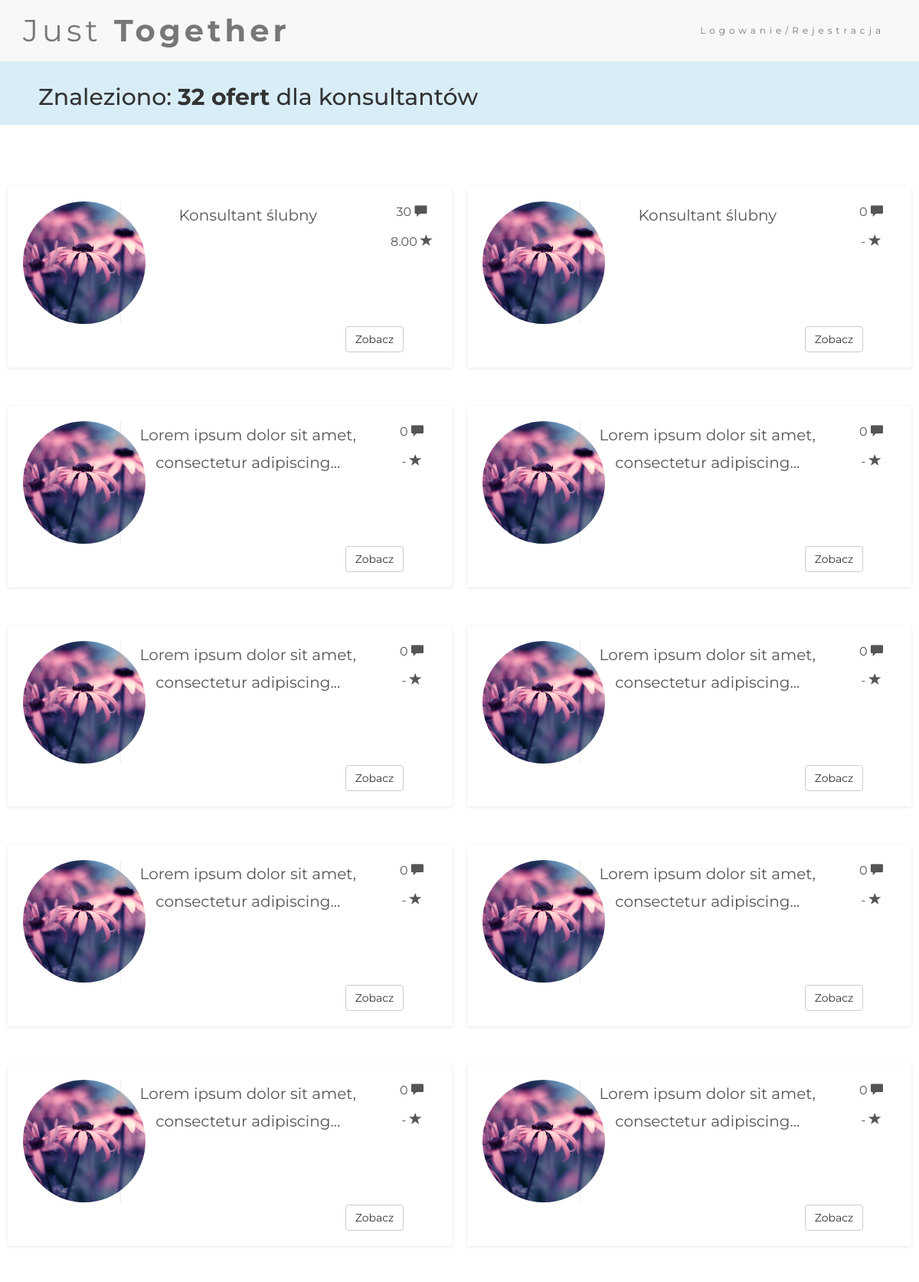
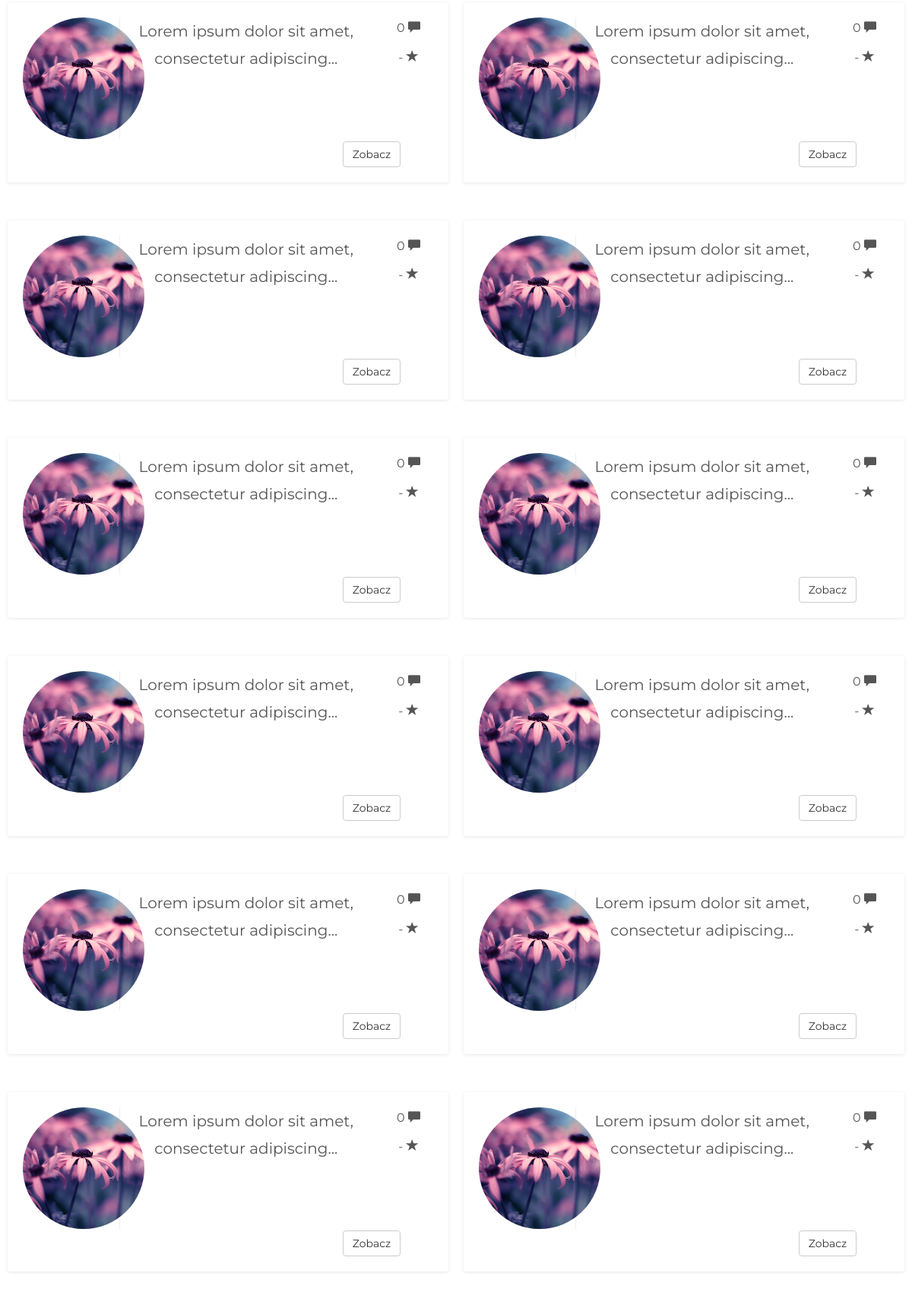
Page /main.php?type=consultant_details (upper part) on the committed database (2 pictures, top to bottom).
### tables this page shows
CREATE TABLE `consultant_details` (
  `id` int(11) NOT NULL,
  `first_name` varchar(32) NOT NULL,
  `last_name` varchar(32) NOT NULL,
  `description` varchar(512) DEFAULT NULL,
  `price` float DEFAULT NULL,
  `state` varchar(128) DEFAULT NULL,
  `city` varchar(128) DEFAULT NULL,
  `street` varchar(128) DEFAULT NULL,
  `img_src` varchar(128) DEFAULT NULL
);

### weselaPAW/main_display.php (the view)
<?php
class main_display
{
    public function displayOfferBlock($desc, $path, $id, $type, $last, $commentsAmount, $rate)
    {
        if ($last) {
            $col = 12;
        } else {
            $col = 6;
        }
        if ($rate == '') {
            $rate = '-';
        }
        if (strlen($desc) > 60) {
            $desc = substr($desc, 0, 50) . '...';
        }
        echo '<div class="col-md-' . $col . '" style="padding: 10px;">
    <div class="form-group">
        <div class="card-box">
            <div class="row">
                <div class="col-md-3" style="border-right: 1px solid #eee;">
                    <img src="' . $path . '"
                         class="img-circle">
                </div>
                <div class="col-md-7">' . $desc . '</div>
                <div class="col-md-2">
                    <p> ' . $commentsAmount . ' <span class="glyphicon glyphicon-comment" data-toggle="tooltip" data-placement="right"
                                title="Komentarzy"></span></p>
                    <p> ' . $rate . ' <span class="glyphicon glyphicon-star" data-toggle="tooltip" data-placement="right"
                                 title="Ocena"></span></p>
                </div>
            </div>
            <a href="offert.php?type=' . $type . '&id=' . $id . '">
                <button type="button" class="btn btn-default" style="margin-left: 70%;">Zobacz</button>
            </a>
        </div>
    </div>
</div>';
    }
}

### main.php (shortened to what this page needs)
<?php
require('weselaPAW/functions.php');
require('weselaPAW/main_display.php');
$functions = new functions('PDO');
$main_display = new main_display();
$type = $_GET['type'];
$type_name = "";
$comments = '';
$conIdWithMainTable = '';
if ($type == 'consultant_details') {
    $type_name = "konsultantów";
    $comments = "consultant_reviews";
    $conIdWithMainTable = 'consultant_id';
} elseif ($type == 'couple_transport_details') {
    $type_name = "tranportu dla par";
    $comments = "couple_transport_reviews";
    $conIdWithMainTable = 'couple_transport_id';
} elseif ($type == 'guest_transport_details') {
    $type_name = "transportu dla gości";
    $comments = "guest_transport_reviews";
    $conIdWithMainTable = 'guest_transport_id';
} elseif ($type == 'music_details') {
    $type_name = "muzyki";
    $comments = "music_reviews";
    $conIdWithMainTable = 'music_id';
} elseif ($type == 'photo_detail') {
    $type_name = "fotografów";
    $comments = "photo_reviews";
    $conIdWithMainTable = 'photo_id';
} elseif ($type == 'place_details') {
    $type_name = "miejsc";
    $comments = "place_reviews";
    $conIdWithMainTable = 'place_id';
} elseif ($type == 'type_details') {
    $type_name = "typów";
    $comments = "type_reviews";
    $conIdWithMainTable = 'type_id';
}
$state = null;
$dbConn = $functions->db;
$query = null;
$count = 0;
if ($state == null) {
    $query = $dbConn->prepare('SELECT * FROM ' . $type);
    $query->setFetchMode(PDO::FETCH_ASSOC);
    $query->execute();
} else {
    $query = $dbConn->prepare('SELECT * FROM ' . $type . '  WHERE state = :state');
    $query->bindParam(':state', $state);
    $query->setFetchMode(PDO::FETCH_ASSOC);
    $query->execute();
}
?>
<!DOCTYPE html>
<html lang="pl">
<head>
</head>
<body>
<?php
$allRecords = null;
if ($query->fetch() != null) {
    $count = $query->rowCount();
}
if ($count > 0) {
    $query->execute();
    $allRecords = $query->fetchAll(PDO::FETCH_ASSOC);
}
?>
<div class="container-fluidy bg-<?php if ($count > 0) echo 'info';
else echo 'danger'; ?> text-center">
    <h2 class="liczba">Znaleziono: <strong><?php echo $count; ?> ofert </strong>dla <?php echo $type_name; ?></h2>
</div>
<?php
if ($count == 0) {
    echo '<br/><br/><br/><br/>';
    echo '<h1 class="text-center" style="font-size: 72px">( ◕ ʖ̯ ◕ )</h1>';
    echo '<br/><br/><br/><br/>';
    echo '<a href="index.php" class="btn btn-primary" style="width:100%">Powróć na stronę główną</a>';
} else {
    echo '<div class="container-fluid bg-3 text-center">';
    for ($i = 0; $i < $count; $i++) {
        echo '<div class="row">';
        if ($i + 1 < $count) {
            $lastRow = false;
        } else {
            $lastRow = true;
        }
        if ($i + 1 < $count) {
            for ($j = 0; $j < 2; $j++) {
                $index = $allRecords[$i + $j]['id'];
                $query = $dbConn->prepare('SELECT count(*) as \'count\' FROM ' . $comments . ' WHERE ' . $conIdWithMainTable . ' = :typeId');
                $query->bindParam(':typeId', $index);
                $query->setFetchMode(PDO::FETCH_ASSOC);
                $query->execute();
                $commCount = ($query->fetch())['count'];
                $query = $dbConn->prepare('SELECT round(avg(rate), 2) as \'rate\' FROM ' . $comments . ' WHERE ' . $conIdWithMainTable . ' = :typeId');
                $query->bindParam(':typeId', $index);
                $query->setFetchMode(PDO::FETCH_ASSOC);
                $query->execute();
                $rateCount = ($query->fetch())['rate'];
                $main_display->displayOfferBlock($allRecords[$i + $j]['description'], $allRecords[$i + $j]['img_src'], $allRecords[$i + $j]['id'], $type, $lastRow, $commCount, $rateCount);
            }
            $i++;
        }
        echo '</div>';
    }
    echo '</div>';
}
?>
</body>
</html>

### style.css (style rules this page uses)
body { font: 20px Montserrat, sans-serif; line-height: 1.8; }
p { font-size: 16px; }
.bg-3 { background-color: #ffffff; color: #555555; }
.container-fluid { padding-top: 70px; padding-bottom: 70px; }
.container-fluidy { padding-top: 10px; padding-bottom: 10px; }
a { text-decoration: none; color: #fff; }
.card-box { padding: 20px; -webkit-box-shadow: 0 1px 4px 0 rgba(0, 0, 0, 0.1); box-shadow: 0 1px 4px 0 rgba(0, 0, 0, 0.1); border-radius: 3px; margin-bottom: 30px; background-clip: padding-box; background-color: #ffffff; word-wrap: break-word; }
.liczba { text-align: left; margin-left: 50px; }
.img-circle { height: 160px; width: 160px; }

### rows in the picture
consultant_details: img_src (picture), description "Konsultant ślubny"
consultant_details: img_src (picture), description "Konsultant ślubny"
consultant_details: img_src (picture), description "Lorem ipsum dolor sit amet, consectetur adipiscing..."
consultant_details: img_src (picture), description "Lorem ipsum dolor sit amet, consectetur adipiscing..."
consultant_details: img_src (picture), description "Lorem ipsum dolor sit amet, consectetur adipiscing..."
consultant_details: img_src (picture), description "Lorem ipsum dolor sit amet, consectetur adipiscing..."
consultant_details: img_src (picture), description "Lorem ipsum dolor sit amet, consectetur adipiscing..."
consultant_details: img_src (picture), description "Lorem ipsum dolor sit amet, consectetur adipiscing..."
consultant_details: img_src (picture), description "Lorem ipsum dolor sit amet, consectetur adipiscing..."
consultant_details: img_src (picture), description "Lorem ipsum dolor sit amet, consectetur adipiscing..."
consultant_details: img_src (picture), description "Lorem ipsum dolor sit amet, consectetur adipiscing..."
consultant_details: img_src (picture), description "Lorem ipsum dolor sit amet, consectetur adipiscing..."
consultant_details: img_src (picture), description "Lorem ipsum dolor sit amet, consectetur adipiscing..."
consultant_details: img_src (picture), description "Lorem ipsum dolor sit amet, consectetur adipiscing..."
consultant_details: img_src (picture), description "Lorem ipsum dolor sit amet, consectetur adipiscing..."
consultant_details: img_src (picture), description "Lorem ipsum dolor sit amet, consectetur adipiscing..."
consultant_details: img_src (picture), description "Lorem ipsum dolor sit amet, consectetur adipiscing..."
consultant_details: img_src (picture), description "Lorem ipsum dolor sit amet, consectetur adipiscing..."
consultant_details: img_src (picture), description "Lorem ipsum dolor sit amet, consectetur adipiscing..."
consultant_details: img_src (picture), description "Lorem ipsum dolor sit amet, consectetur adipiscing..."
consultant_details: img_src (picture), description "Lorem ipsum dolor sit amet, consectetur adipiscing..."
consultant_details: img_src (picture), description "Lorem ipsum dolor sit amet, consectetur adipiscing..."

### other values in the picture
$count "32"
$type_name "konsultantów"
$commentsAmount "30"
$rate "8.00"
$commentsAmount "0"
